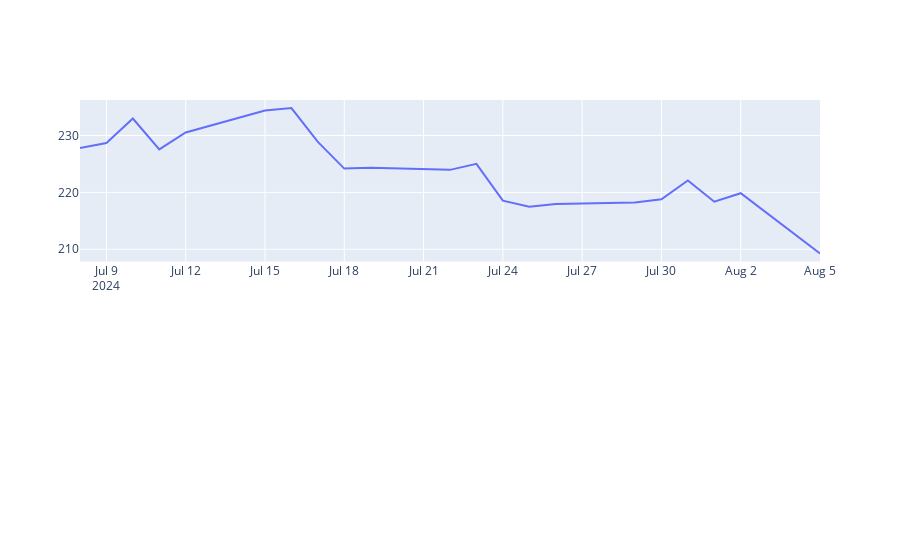

The cell this chart's notebook holds for it:
### Code cell
fig = make_subplots(rows = 2, cols = 1)
filtered_df = data[('Close','AAPL')]

fig.add_trace(go.Scatter(x = filtered_df.index, y = filtered_df.values), row = 1, col=1)

### Figure 1 — Plotly figure (JSON) as saved in the notebook; plotly's stock layout.template omitted (floating-point values rounded to 4 significant figures)
{"data": [{"type": "scatter", "x": ["2024-07-08T00:00:00", "2024-07-09T00:00:00", "2024-07-10T00:00:00", "2024-07-11T00:00:00", "2024-07-12T00:00:00", "2024-07-15T00:00:00", "2024-07-16T00:00:00", "2024-07-17T00:00:00", "2024-07-18T00:00:00", "2024-07-19T00:00:00", "2024-07-22T00:00:00", "2024-07-23T00:00:00", "2024-07-24T00:00:00", "2024-07-25T00:00:00", "2024-07-26T00:00:00", "2024-07-29T00:00:00", "2024-07-30T00:00:00", "2024-07-31T00:00:00", "2024-08-01T00:00:00", "2024-08-02T00:00:00", "2024-08-05T00:00:00"], "xaxis": "x", "y": [227.8, 228.7, 233.0, 227.6, 230.5, 234.4, 234.8, 228.9, 224.2, 224.3, 224.0, 225.0, 218.5, 217.5, 218.0, 218.2, 218.8, 222.1, 218.4, 219.9, 209.3], "yaxis": "y"}], "layout": {"xaxis": {"anchor": "y", "domain": [0, 1]}, "xaxis2": {"anchor": "y2", "domain": [0, 1]}, "yaxis": {"anchor": "x", "domain": [0.575, 1]}, "yaxis2": {"anchor": "x2", "domain": [0, 0.425]}}}
